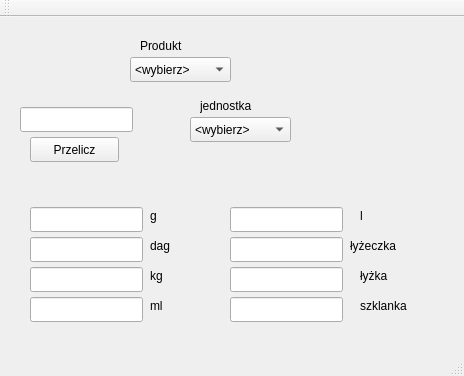
<?xml version="1.0" encoding="UTF-8"?>
<ui version="4.0">
 <class>MainWindow</class>
 <widget class="QMainWindow" name="MainWindow">
  <property name="geometry">
   <rect>
    <x>0</x>
    <y>0</y>
    <width>464</width>
    <height>376</height>
   </rect>
  </property>
  <property name="windowTitle">
   <string>MainWindow</string>
  </property>
  <widget class="QWidget" name="centralWidget">
   <widget class="QPushButton" name="calculate">
    <property name="geometry">
     <rect>
      <x>30</x>
      <y>120</y>
      <width>89</width>
      <height>25</height>
     </rect>
    </property>
    <property name="text">
     <string>Przelicz</string>
    </property>
   </widget>
   <widget class="QComboBox" name="unit">
    <property name="geometry">
     <rect>
      <x>190</x>
      <y>100</y>
      <width>101</width>
      <height>25</height>
     </rect>
    </property>
    <item>
     <property name="text">
      <string>&lt;wybierz&gt;</string>
     </property>
    </item>
    <item>
     <property name="text">
      <string>g</string>
     </property>
    </item>
    <item>
     <property name="text">
      <string>dag</string>
     </property>
    </item>
    <item>
     <property name="text">
      <string>kg</string>
     </property>
    </item>
    <item>
     <property name="text">
      <string>ml</string>
     </property>
    </item>
    <item>
     <property name="text">
      <string>l</string>
     </property>
    </item>
    <item>
     <property name="text">
      <string>lyzeczka</string>
     </property>
    </item>
    <item>
     <property name="text">
      <string>lyzka</string>
     </property>
    </item>
    <item>
     <property name="text">
      <string>szklanka</string>
     </property>
    </item>
   </widget>
   <widget class="QComboBox" name="product">
    <property name="geometry">
     <rect>
      <x>130</x>
      <y>40</y>
      <width>101</width>
      <height>25</height>
     </rect>
    </property>
    <item>
     <property name="text">
      <string>&lt;wybierz&gt;</string>
     </property>
    </item>
    <item>
     <property name="text">
      <string>cukier</string>
     </property>
    </item>
    <item>
     <property name="text">
      <string>mleko</string>
     </property>
    </item>
    <item>
     <property name="text">
      <string>woda</string>
     </property>
    </item>
    <item>
     <property name="text">
      <string>olej</string>
     </property>
    </item>
    <item>
     <property name="text">
      <string>sol</string>
     </property>
    </item>
    <item>
     <property name="text">
      <string>pieprz</string>
     </property>
    </item>
   </widget>
   <widget class="QLineEdit" name="value">
    <property name="geometry">
     <rect>
      <x>20</x>
      <y>90</y>
      <width>113</width>
      <height>25</height>
     </rect>
    </property>
   </widget>
   <widget class="QLabel" name="label">
    <property name="geometry">
     <rect>
      <x>140</x>
      <y>20</y>
      <width>67</width>
      <height>17</height>
     </rect>
    </property>
    <property name="text">
     <string>Produkt</string>
    </property>
   </widget>
   <widget class="QLineEdit" name="dag">
    <property name="geometry">
     <rect>
      <x>30</x>
      <y>220</y>
      <width>113</width>
      <height>25</height>
     </rect>
    </property>
   </widget>
   <widget class="QLineEdit" name="ml">
    <property name="geometry">
     <rect>
      <x>30</x>
      <y>280</y>
      <width>113</width>
      <height>25</height>
     </rect>
    </property>
   </widget>
   <widget class="QLineEdit" name="glass">
    <property name="geometry">
     <rect>
      <x>230</x>
      <y>280</y>
      <width>113</width>
      <height>25</height>
     </rect>
    </property>
   </widget>
   <widget class="QLineEdit" name="gram">
    <property name="geometry">
     <rect>
      <x>30</x>
      <y>190</y>
      <width>113</width>
      <height>25</height>
     </rect>
    </property>
   </widget>
   <widget class="QLineEdit" name="kg">
    <property name="geometry">
     <rect>
      <x>30</x>
      <y>250</y>
      <width>113</width>
      <height>25</height>
     </rect>
    </property>
   </widget>
   <widget class="QLineEdit" name="litr">
    <property name="geometry">
     <rect>
      <x>230</x>
      <y>190</y>
      <width>113</width>
      <height>25</height>
     </rect>
    </property>
   </widget>
   <widget class="QLineEdit" name="spoon">
    <property name="geometry">
     <rect>
      <x>230</x>
      <y>220</y>
      <width>113</width>
      <height>25</height>
     </rect>
    </property>
   </widget>
   <widget class="QLineEdit" name="bigSpoon">
    <property name="geometry">
     <rect>
      <x>230</x>
      <y>250</y>
      <width>113</width>
      <height>25</height>
     </rect>
    </property>
   </widget>
   <widget class="QLabel" name="label_2">
    <property name="geometry">
     <rect>
      <x>150</x>
      <y>190</y>
      <width>67</width>
      <height>17</height>
     </rect>
    </property>
    <property name="text">
     <string>g</string>
    </property>
   </widget>
   <widget class="QLabel" name="label_3">
    <property name="geometry">
     <rect>
      <x>150</x>
      <y>220</y>
      <width>67</width>
      <height>17</height>
     </rect>
    </property>
    <property name="text">
     <string>dag</string>
    </property>
   </widget>
   <widget class="QLabel" name="label_4">
    <property name="geometry">
     <rect>
      <x>150</x>
      <y>250</y>
      <width>67</width>
      <height>17</height>
     </rect>
    </property>
    <property name="text">
     <string>kg</string>
    </property>
   </widget>
   <widget class="QLabel" name="label_5">
    <property name="geometry">
     <rect>
      <x>150</x>
      <y>280</y>
      <width>67</width>
      <height>17</height>
     </rect>
    </property>
    <property name="text">
     <string>ml</string>
    </property>
   </widget>
   <widget class="QLabel" name="label_6">
    <property name="geometry">
     <rect>
      <x>360</x>
      <y>190</y>
      <width>67</width>
      <height>17</height>
     </rect>
    </property>
    <property name="text">
     <string>l</string>
    </property>
   </widget>
   <widget class="QLabel" name="label_7">
    <property name="geometry">
     <rect>
      <x>350</x>
      <y>220</y>
      <width>67</width>
      <height>17</height>
     </rect>
    </property>
    <property name="text">
     <string>łyżeczka</string>
    </property>
   </widget>
   <widget class="QLabel" name="label_8">
    <property name="geometry">
     <rect>
      <x>360</x>
      <y>250</y>
      <width>67</width>
      <height>17</height>
     </rect>
    </property>
    <property name="text">
     <string>łyżka</string>
    </property>
   </widget>
   <widget class="QLabel" name="label_9">
    <property name="geometry">
     <rect>
      <x>360</x>
      <y>280</y>
      <width>67</width>
      <height>17</height>
     </rect>
    </property>
    <property name="text">
     <string>szklanka</string>
    </property>
   </widget>
   <widget class="QLabel" name="label_10">
    <property name="geometry">
     <rect>
      <x>200</x>
      <y>80</y>
      <width>67</width>
      <height>17</height>
     </rect>
    </property>
    <property name="text">
     <string>jednostka</string>
    </property>
   </widget>
  </widget>
  <widget class="QMenuBar" name="menuBar">
   <property name="geometry">
    <rect>
     <x>0</x>
     <y>0</y>
     <width>464</width>
     <height>22</height>
    </rect>
   </property>
  </widget>
  <widget class="QToolBar" name="mainToolBar">
   <attribute name="toolBarArea">
    <enum>TopToolBarArea</enum>
   </attribute>
   <attribute name="toolBarBreak">
    <bool>false</bool>
   </attribute>
  </widget>
  <widget class="QStatusBar" name="statusBar"/>
 </widget>
 <layoutdefault spacing="6" margin="11"/>
 <resources/>
 <connections>
  <connection>
   <sender>product</sender>
   <signal>currentIndexChanged(int)</signal>
   <receiver>MainWindow</receiver>
   <slot>zmien()</slot>
   <hints>
    <hint type="sourcelabel">
     <x>172</x>
     <y>91</y>
    </hint>
    <hint type="destinationlabel">
     <x>231</x>
     <y>187</y>
    </hint>
   </hints>
  </connection>
  <connection>
   <sender>calculate</sender>
   <signal>clicked()</signal>
   <receiver>MainWindow</receiver>
   <slot>oblicz()</slot>
   <hints>
    <hint type="sourcelabel">
     <x>74</x>
     <y>171</y>
    </hint>
    <hint type="destinationlabel">
     <x>231</x>
     <y>187</y>
    </hint>
   </hints>
  </connection>
 </connections>
 <slots>
  <slot>zmien()</slot>
  <slot>oblicz()</slot>
 </slots>
</ui>
